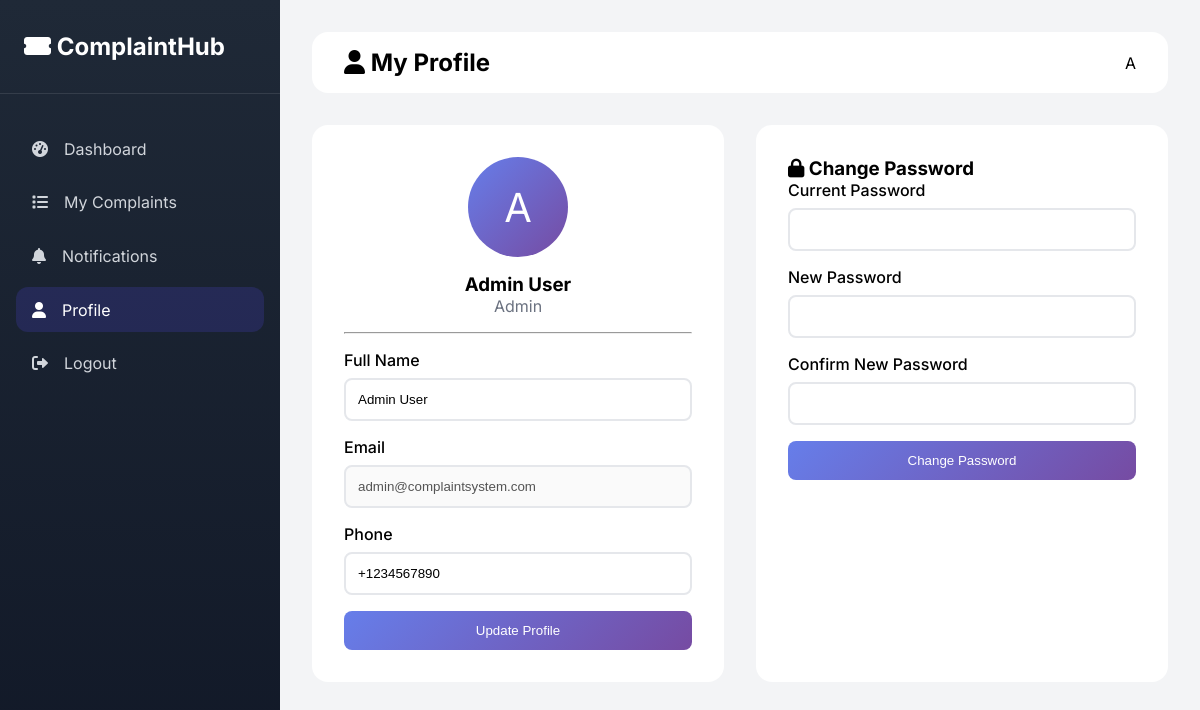
/complaint-2.0/profile.php (signed in), run on the app's committed database.
### tables this page shows
CREATE TABLE IF NOT EXISTS users (
    id INT AUTO_INCREMENT PRIMARY KEY,
    name VARCHAR(100) NOT NULL,
    email VARCHAR(100) UNIQUE NOT NULL,
    password VARCHAR(255) NOT NULL,
    phone VARCHAR(20),
    role ENUM('user', 'admin', 'support') DEFAULT 'user',
    profile_pic VARCHAR(255) DEFAULT NULL,
    email_verified BOOLEAN DEFAULT FALSE,
    verification_token VARCHAR(255),
    reset_token VARCHAR(255),
    reset_expires DATETIME,
    created_at TIMESTAMP DEFAULT CURRENT_TIMESTAMP,
    updated_at TIMESTAMP DEFAULT CURRENT_TIMESTAMP ON UPDATE CURRENT_TIMESTAMP,
    last_login DATETIME,
    is_active BOOLEAN DEFAULT TRUE,
    INDEX idx_email (email),
    INDEX idx_role (role)
);

### complaint-2.0/profile.php (the view, shortened to what this page needs)
<?php
$db = Database::getInstance()->getConnection();
$userId = $_SESSION['user_id'];
$stmt = $db->prepare("SELECT * FROM users WHERE id = ?");
$stmt->bind_param("i", $userId);
$stmt->execute();
$user = $stmt->get_result()->fetch_assoc();
?>
<!DOCTYPE html>
<html lang="en">
<head>
    <link rel="stylesheet" href="https://cdnjs.cloudflare.com/ajax/libs/font-awesome/6.0.0-beta3/css/all.min.css">
</head>
<body>
    <div class="sidebar">
        <div class="sidebar-header">
            <h2><i class="fas fa-ticket-alt"></i> ComplaintHub</h2>
        </div>
        <div class="sidebar-nav">
            <a href="dashboard.php"><i class="fas fa-tachometer-alt"></i> Dashboard</a>
            <a href="my-complaints.php"><i class="fas fa-list"></i> My Complaints</a>
            <a href="notifications.php"><i class="fas fa-bell"></i> Notifications</a>
            <a href="profile.php" class="active"><i class="fas fa-user"></i> Profile</a>
            <a href="logout.php"><i class="fas fa-sign-out-alt"></i> Logout</a>
        </div>
    </div>
    <div class="main-content">
        <div class="top-bar">
            <h2><i class="fas fa-user"></i> My Profile</h2>
            <div class="user-avatar"><?= strtoupper(substr($_SESSION['user_name'], 0, 1)) ?></div>
        </div>
        <div class="profile-container">
            <div class="profile-card">
                <div class="avatar-large">
                    <?= strtoupper(substr($user['name'], 0, 1)) ?>
                </div>
                <h3 style="text-align: center;"><?= htmlspecialchars($user['name']) ?></h3>
                <p style="text-align: center; color: #6b7280;"><?= ucfirst($user['role']) ?></p>
                <hr style="margin: 1rem 0;">
                <form method="POST">
                    <div class="form-group">
                        <label>Full Name</label>
                        <input type="text" name="name" value="<?= htmlspecialchars($user['name']) ?>" required>
                    </div>
                    <div class="form-group">
                        <label>Email</label>
                        <input type="email" value="<?= htmlspecialchars($user['email']) ?>" disabled>
                    </div>
                    <div class="form-group">
                        <label>Phone</label>
                        <input type="tel" name="phone" value="<?= htmlspecialchars($user['phone'] ?? '') ?>">
                    </div>
                    <button type="submit" name="update_profile" class="btn-primary">Update Profile</button>
                </form>
            </div>
            <div class="profile-card">
                <h3><i class="fas fa-lock"></i> Change Password</h3>
                <form method="POST">
                    <div class="form-group">
                        <label>Current Password</label>
                        <input type="password" name="current_password" required>
                    </div>
                    <div class="form-group">
                        <label>New Password</label>
                        <input type="password" name="new_password" required>
                    </div>
                    <div class="form-group">
                        <label>Confirm New Password</label>
                        <input type="password" name="confirm_password" required>
                    </div>
                    <button type="submit" name="change_password" class="btn-primary">Change Password</button>
                </form>
            </div>
        </div>
    </div>
</body>
</html>

### complaint-2.0/profile.php (style rules this page uses)
* { margin: 0; padding: 0; box-sizing: border-box; }
body { font-family: 'Inter', sans-serif; background: #f3f4f6; }
.sidebar { position: fixed; left: 0; top: 0; width: 280px; height: 100%; background: linear-gradient(180deg, #1f2937 0%, #111827 100%); color: white; }
.sidebar-header { padding: 2rem 1.5rem; border-bottom: 1px solid rgba(255,255,255,0.1); }
.sidebar-nav { padding: 2rem 1rem; }
.sidebar-nav a { display: flex; align-items: center; gap: 1rem; padding: 0.8rem 1rem; color: #d1d5db; text-decoration: none; border-radius: 0.75rem; margin-bottom: 0.5rem; }
.sidebar-nav a:hover, .sidebar-nav a.active { background: rgba(79, 70, 229, 0.2); color: white; }
.main-content { margin-left: 280px; padding: 2rem; }
.top-bar { background: white; border-radius: 1rem; padding: 1rem 2rem; display: flex; justify-content: space-between; align-items: center; margin-bottom: 2rem; }
.profile-container { display: grid; grid-template-columns: 1fr 1fr; gap: 2rem; }
.profile-card { background: white; border-radius: 1rem; padding: 2rem; }
.avatar-large { width: 100px; height: 100px; background: linear-gradient(135deg, #667eea, #764ba2); border-radius: 50%; display: flex; align-items: center; justify-content: center; font-size: 2.5rem; color: white; margin: 0 auto 1rem; }
.form-group { margin-bottom: 1rem; }
.form-group label { display: block; margin-bottom: 0.5rem; font-weight: 500; }
.form-group input { width: 100%; padding: 0.75rem; border: 2px solid #e5e7eb; border-radius: 0.5rem; }
.btn-primary { background: linear-gradient(135deg, #667eea, #764ba2); color: white; border: none; padding: 0.75rem 1.5rem; border-radius: 0.5rem; cursor: pointer; width: 100%; }

### data on the page
users: name "A", name "Admin User", role "Admin", email "admin@complaintsystem.com", phone "+1234567890"

### other printed values
substr($_SESSION['user_name'], 0, 1) "A"
